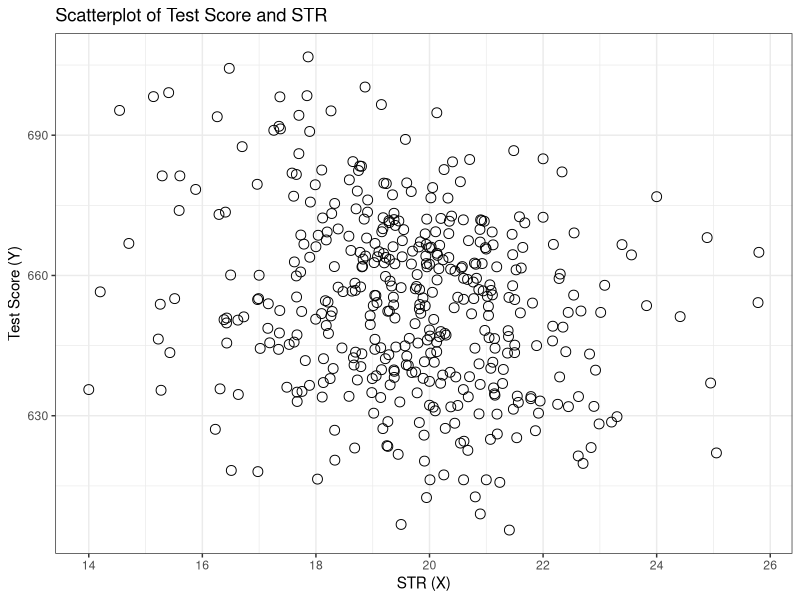
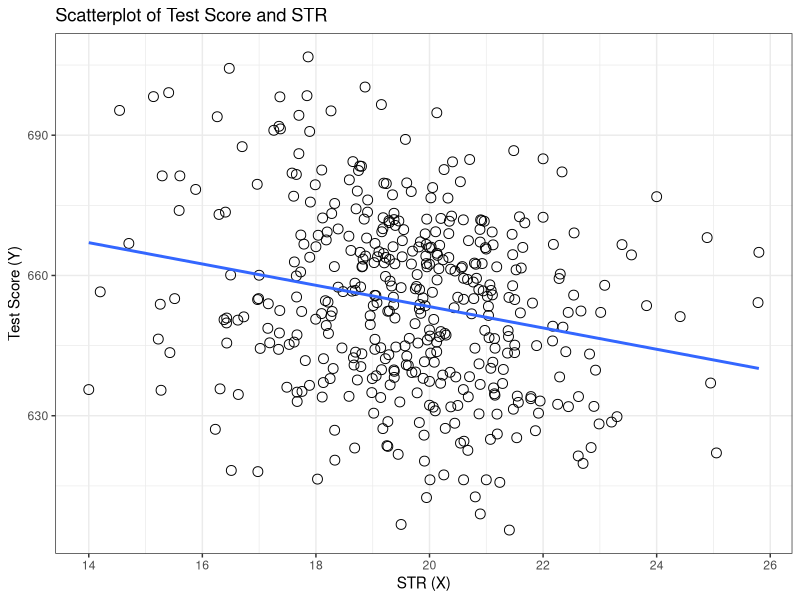
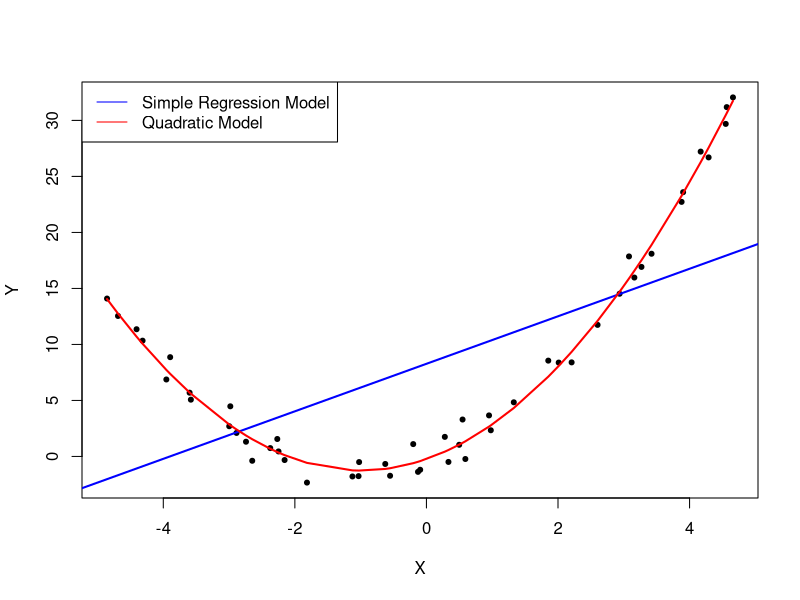
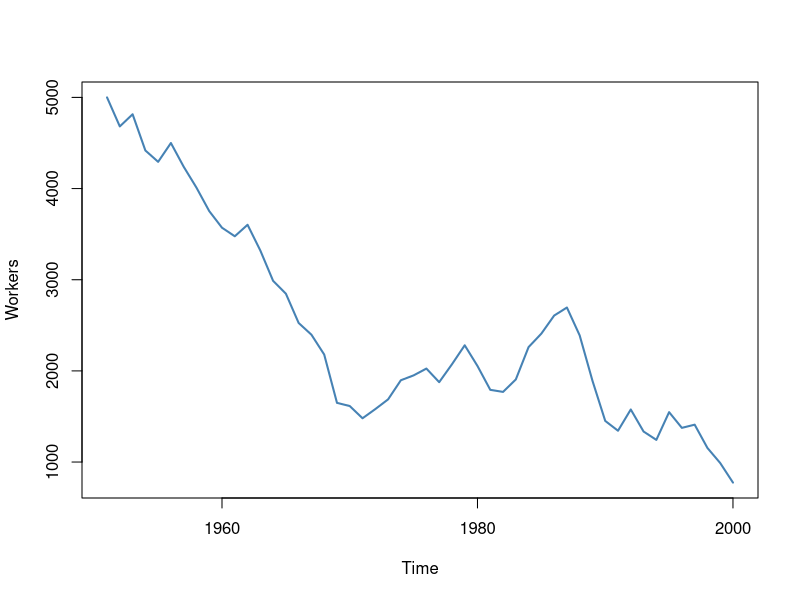
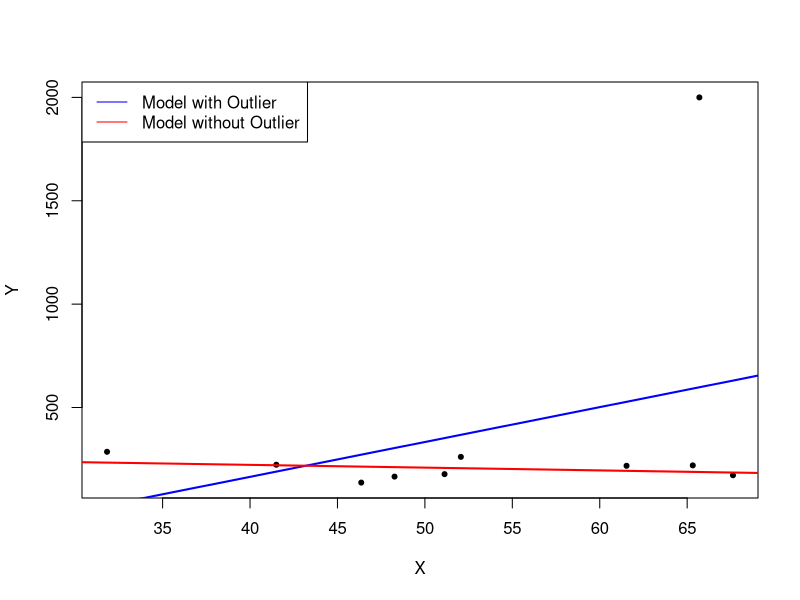
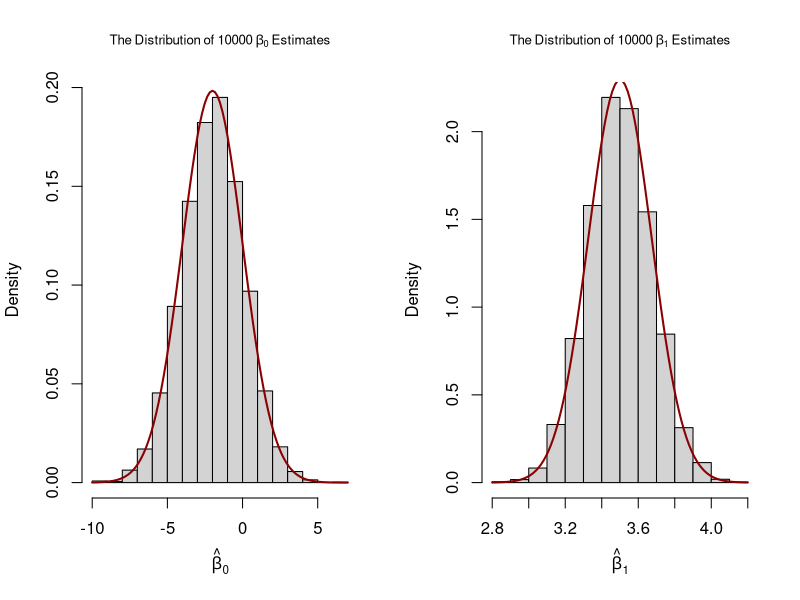
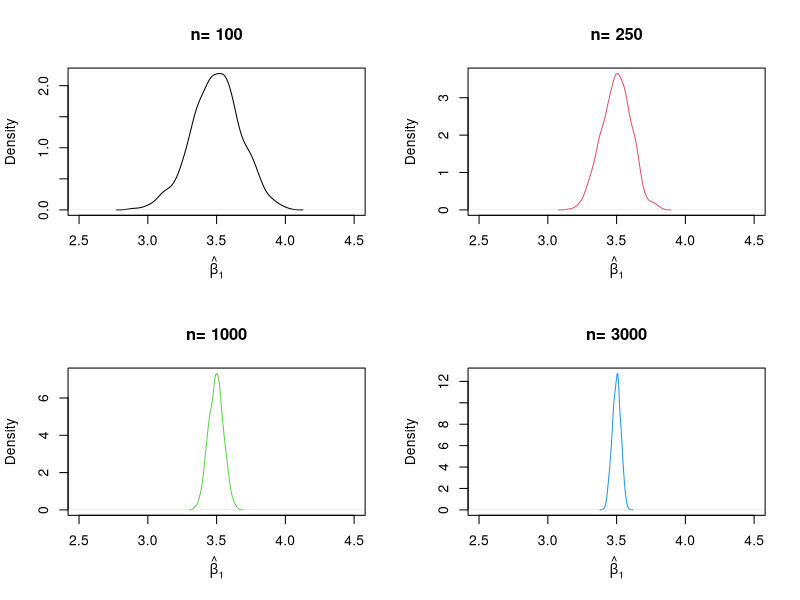
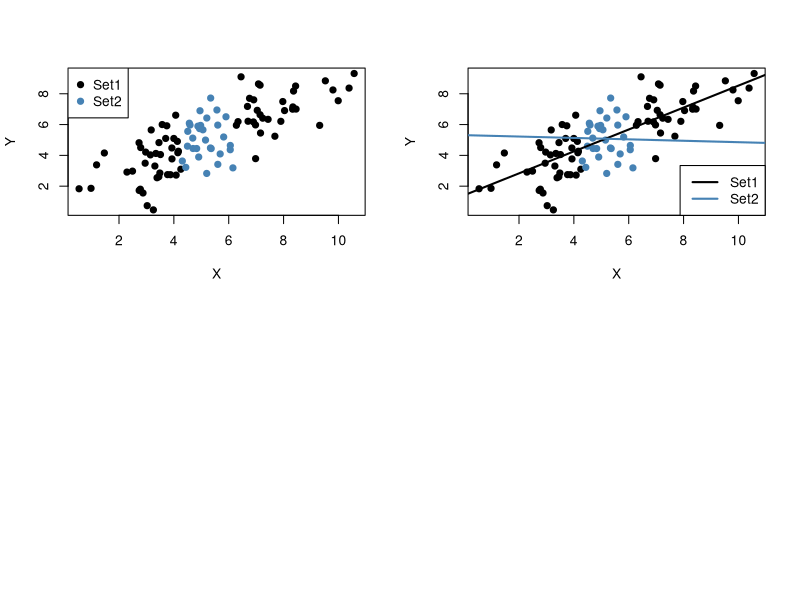

These charts were generated, in order, by the following R code:
## ---- chunk 1
 install.packages("AER")
 install.packages("MASS")
## ---- chunk 2
library(AER)
library(MASS)

# load the the data set in the workspace
data(CASchools)
## ---- chunk 3
# Check the class of the dataset
class(CASchools)
# data frame is a convenient type of data to work in the regression analysis
## ---- chunk 4
# Get the feel of the data
#head(CASchools)
#View(CASchools)
str(CASchools)
# str gives more comprehensive overview of the data
View(CASchools)
## ---- chunk 5
# compute STR and append it to CASchools
CASchools$STR <- CASchools$students/CASchools$teachers 

# compute score and append it to CASchools
CASchools$score <- (CASchools$read + CASchools$math)/2     
## ---- chunk 6
# let's check if the above variables are added to the dataframe or not
head(CASchools)
## ---- chunk 7
# compute sample averages of STR and score
avg_STR <- mean(CASchools$STR) 
avg_score <- mean(CASchools$score)
## ---- chunk 8
# compute sample standard deviations of STR and score
sd_STR <- sd(CASchools$STR) 
sd_score <- sd(CASchools$score)
## ---- chunk 9
# set up a vector of percentiles and compute the quantiles 
quantiles <- c(0.10, 0.25, 0.4, 0.5, 0.6, 0.75, 0.9)
quant_STR <- quantile(CASchools$STR, quantiles)
quant_score <- quantile(CASchools$score, quantiles)
## ---- chunk 10
# gather everything in a data.frame 
DistributionSummary <- data.frame(Average = c(avg_STR, avg_score), 
                                  StandardDeviation = c(sd_STR, sd_score), 
                                  quantile = rbind(quant_STR, quant_score))
## ---- chunk 11
# print the summary to the console
DistributionSummary
## ---- chunk 12
library(ggplot2)

ggplot(data = CASchools,
  mapping = aes(x = STR, y = score)) +
  geom_point(shape = 1, size = 3 )+
  labs(
    x = "STR (X)",
    y = "Test Score (Y)",
    title = "Scatterplot of Test Score and STR")+
  theme_bw()

# Observation from the graph: The points are strongly scattered, and that the variables are negatively correlated. That is, we expect to observe lower test scores in bigger classes.
## ---- chunk 13
cor(CASchools$STR, CASchools$score)
# Is the correlation negative as shown by the association in graph?
# is the correlation strong or weak?
## ---- chunk 14
# We can compute directly using the formulas that we know already

attach(CASchools) 
# The above allows to use the variables contained in CASchools directly

# compute beta_1_hat
beta_1 <- sum((STR - mean(STR)) * (score - mean(score))) / sum((STR - mean(STR))^2)

# compute beta_0_hat
beta_0 <- mean(score) - beta_1 * mean(STR)

# print the results to the console
beta_1

beta_0
## ---- chunk 15
# estimate the model and assign the result to linear_model
linear_model <- lm(score ~ STR, data = CASchools)

# print the standard output of the estimated lm object to the console 
linear_model

# Observe the output closely and compare this output with the earlier two formulas: covariance based and correlation based.
## ---- chunk 16
# library(ggplot2)

ggplot(data = CASchools,
  mapping = aes(x = STR, y = score)) +
  geom_point(shape = 1, size = 3) +
  xlim(min(STR), max(STR)) +
  ylim(min(score), max(score)) +
  geom_smooth(method=lm, se=FALSE) +
  labs(
    x = "STR (X)",
    y = "Test Score (Y)",
    title = "Scatterplot of Test Score and STR")+
  theme_bw()
## ---- chunk 17
# We had estiamted the linear model above and saved the results as an object: linear_model
# We now use function summary to get the model summary
mod_summary <- summary(linear_model)
mod_summary

# Observe the value of multiple R-squared. How much of the variation is explained? 
# Residual standard error tells us: on average what is the deviation of the actual achieved test score and the regression line (estimated)
## ---- chunk 18
# compute R^2 manually

#Below is the sum of squares residual
SSR <- sum(mod_summary$residuals^2)
# Note above that summary function stores residuals as well

#Below is the the sum of squares total
SST <- sum((score - mean(score))^2)

# Following the formula for R-squared
R2 <- 1 - SSR/SST

# print the value to the console
R2
## ---- chunk 19
# compute RSE manually
# Standard deviation of the residuals
n <- nrow(CASchools)
RSE <- sqrt(SSR / (n-2))

# print the value
RSE

# The unit of the residual is the same as the dependent variable
## ---- chunk 20
# set a seed to make the results reproducible
set.seed(5)

# simulate the data 
X <- runif(50, min = -5, max = 5)
u <- rnorm(50, sd = 1)  

# the true relation  
Y <- X^2 + 2 * X + u                

# estimate a simple regression model 
mod_simple <- lm(Y ~ X)

# estimate a quadratic regression model
mod_quadratic <- lm( Y ~ X + I(X^2)) 

# predict using a quadratic model 
prediction <- predict(mod_quadratic, data.frame(X = sort(X)))

# plot the results
plot( Y ~ X, col = "black", pch = 20, xlab = "X", ylab = "Y")
abline( mod_simple, col = "blue",lwd=2)

#red line = incorrect linear regression (this violates the first OLS assumption)
lines( sort(X), prediction,col="red",lwd=2)
legend("topleft", 
       legend = c("Simple Regression Model", 
                  "Quadratic Model"),
       cex = 1,
       lty = 1,
       col = c("blue","red"))
## ---- chunk 21
# Violation of iid assumption below

# set seed
set.seed(5)

# generate a date vector
Date <- seq(as.Date("1951/1/1"), as.Date("2000/1/1"), "years")

# initialize the employment vector
X <- c(5000, rep(NA, length(Date)-1))

# generate time series observations with random influences
for (t in 2:length(Date)) {
  
    X[t] <- -50 + 0.98 * X[t-1] + rnorm(n = 1, sd = 200)
    
}

#plot the results
plot(x = Date, 
     y = X, 
     type = "l", 
     col = "steelblue", 
     ylab = "Workers", 
     xlab = "Time",
     lwd=2)

# Since the employment is dependent on the earlier point, the assumption of iid is violated.
## ---- chunk 22
# set seed
set.seed(123)

# generate the data
X <- sort(runif(10, min = 30, max = 70))
Y <- rnorm(10 , mean = 200, sd = 50)
Y[9] <- 2000

# fit model with outlier
fit <- lm(Y ~ X)

# fit model without outlier
fitWithoutOutlier <- lm(Y[-9] ~ X[-9])

# plot the results
plot(Y ~ X,pch=20)
abline(fit,lwd=2,col="blue")
abline(fitWithoutOutlier, col = "red",lwd=2)
legend("topleft", 
       legend = c("Model with Outlier", 
                  "Model without Outlier"),
       cex = 1,
       lty = 1,
       col = c("blue","red"))
## ---- chunk 23
# simulate data
N <- 100000
X <- runif(N, min = 0, max = 20)
u <- rnorm(N, sd = 10)

# population regression
Y <- -2 + 3.5 * X + u
population <- data.frame(X, Y)

# The above constitutes the population which generally is unknown in the real world
## ---- chunk 24
# let is now draw samples from the above population

# set sample size
n <- 100

# compute the variance of beta_hat_0
H_i <- 1 - mean(X) / mean(X^2) * X
var_b0 <- var(H_i * u) / (n * mean(H_i^2)^2 )

# compute the variance of hat_beta_1
var_b1 <- var( ( X - mean(X) ) * u ) / (n * var(X)^2)

# print variances to the console
var_b0

var_b1
## ---- chunk 25
# set repetitions and sample size
n <- 100
reps <- 10000

# initialize the matrix of outcomes
fit <- matrix(ncol = 2, nrow = reps)

# loop sampling and estimation of the coefficients
for (i in 1:reps){
  
 sample <- population[sample(1:N, n), ]
 fit[i, ] <- lm(Y ~ X, data = sample)$coefficients
 
}

# compute variance estimates using outcomes
var(fit[, 1])

var(fit[, 2])

## ---- chunk 26
# divide plotting area as 1-by-2 array
par(mfrow = c(1, 2))

# plot histograms of beta_0 estimates
hist(fit[, 1],
     cex.main = 0.8,
     main = bquote(The ~ Distribution  ~ of ~ 10000 ~ beta[0] ~ Estimates), 
     xlab = bquote(hat(beta)[0]), 
     freq = F)

# add true distribution to plot
curve(dnorm(x, 
            -2, 
            sqrt(var_b0)), 
      add = T, 
      col = "darkred",lwd=2)

# plot histograms of beta_hat_1 
hist(fit[, 2],
    cex.main = 0.8,
     main = bquote(The ~ Distribution  ~ of ~ 10000 ~ beta[1] ~ Estimates), 
     xlab = bquote(hat(beta)[1]), 
     freq = F)

# add true distribution to plot
curve(dnorm(x, 
            3.5, 
            sqrt(var_b1)), 
      add = T, 
      col = "darkred",lwd=2)
## ---- chunk 27
# set seed for reproducibility
set.seed(1)

# set repetitions and the vector of sample sizes
reps <- 1000
n <- c(100, 250, 1000, 3000)

# initialize the matrix of outcomes
fit <- matrix(ncol = 2, nrow = reps)

# divide the plot panel in a 2-by-2 array
par(mfrow = c(2, 2))

# loop sampling and plotting

# outer loop over n
for (j in 1:length(n)) {
  
  # inner loop: sampling and estimating of the coefficients
  for (i in 1:reps){
    
    sample <- population[sample(1:N, n[j]), ]
    fit[i, ] <- lm(Y ~ X, data = sample)$coefficients
    
  }
  
  # draw density estimates
  plot(density(fit[ ,2]), xlim=c(2.5, 4.5), 
       col = j, 
       main = paste("n=", n[j]), 
       xlab = bquote(hat(beta)[1]))
  
}
## ---- chunk 28
# load the MASS package
library(MASS)

# set seed for reproducibility
set.seed(4)

# simulate bivariate normal data
bvndata <- mvrnorm(100, 
                mu = c(5, 5), 
                Sigma = cbind(c(5, 4), c(4, 5))) 

# assign column names / convert to data.frame
colnames(bvndata) <- c("X", "Y")
bvndata <- as.data.frame(bvndata)

# subset the data
set1 <- subset(bvndata, abs(mean(X) - X) > 1)
set2 <- subset(bvndata, abs(mean(X) - X) <= 1)

# plot both data sets
plot(set1, 
     xlab = "X", 
     ylab = "Y", 
     pch = 19)

points(set2, 
       col = "steelblue", 
       pch = 19)
legend("topleft", 
       legend = c("Set1", 
                  "Set2"),
       cex = 1,
       pch = 19,
       col = c("black","steelblue"))
## ---- chunk 29
# estimate both regression lines
lm.set1 <- lm(Y ~ X, data = set1)
lm.set2 <- lm(Y ~ X, data = set2)

# plot observations
plot(set1, xlab = "X", ylab = "Y", pch = 19)
points(set2, col = "steelblue", pch = 19)

# add both lines to the plot
abline(lm.set1, col = "black",lwd=2)
abline(lm.set2, col = "steelblue",lwd=2)
legend("bottomright", 
       legend = c("Set1", 
                  "Set2"),
       cex = 1,
       lwd=2,
       col = c("black","steelblue"))

# This shows that the dataset with high variation in regressor fits the line better than that of the set with lesser variation in regressor.
